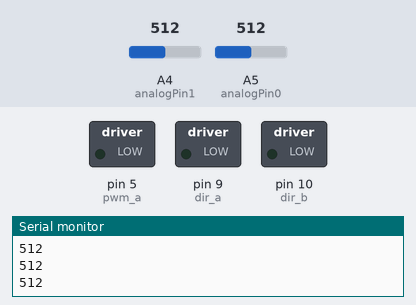
Bench run of a sketch on a simulated Arduino Uno, built with avr-gcc and run on an emulated ATmega328P. Shown: switched loads named in the sketch (green lamp = pin HIGH), the last lines printed to the serial monitor. The inputs (shaded band) are chosen by the test bench; at power-on: A4 (analogPin1) = 512, A5 (analogPin0) = 512.

Above: at 1.2 s.
1.3 s: A4 (analogPin1) set to 520
At 2.5 s:
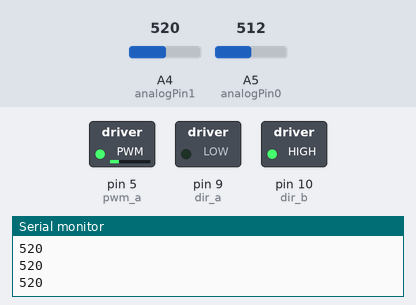
2.8 s: A5 (analogPin0) set to 528
At 3.8 s:
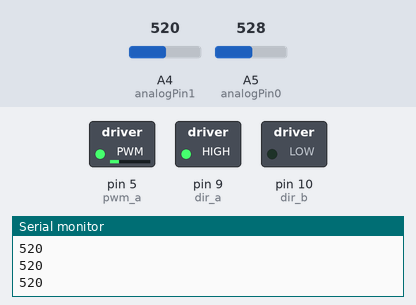
4.3 s: A4 (analogPin1) set to 511
At 4.9 s:
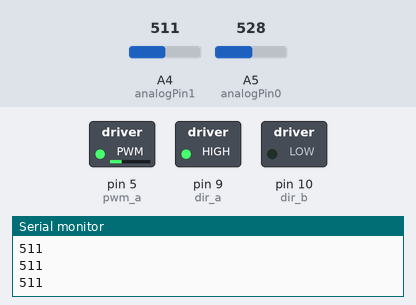
5.8 s: A5 (analogPin0) set to 511
At 6.1 s:
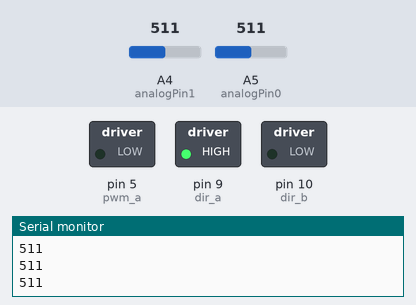
7.3 s: A4 (analogPin1) set to 306
At 8.4 s:
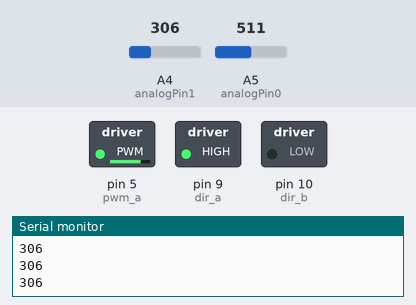
8.8 s: A5 (analogPin0) set to 122
At 9.6 s:
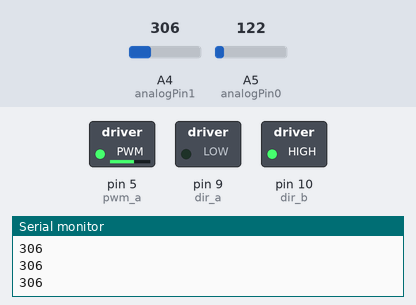
Timing chart, 0 to 11.3 s (numbered marks = the images above; inputs shaded):
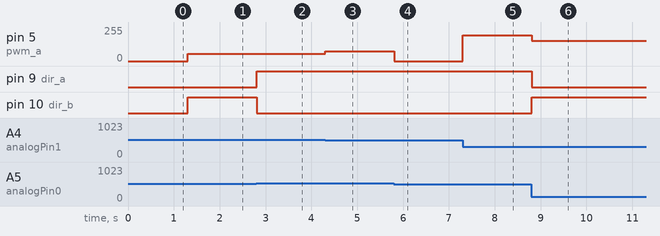

Measured:
- the behaviour switches between 519 and 520 on A4 (analogPin1) (found by bisection; images 0 and 1)
- the behaviour switches between 527 and 528 on A5 (analogPin0) (found by bisection; images 1 and 2)
- after the input at 1.3 s, pin 5 (pwm_a): 0/255 → 56/255 at once; pin 10 (dir_b): LOW → HIGH at once
- after the input at 2.8 s, pin 9 (dir_a): LOW → HIGH at once; pin 10 (dir_b): HIGH → LOW at once
- after the input at 4.3 s, pin 5 (pwm_a): 56/255 → 74/255 at once
- after the input at 5.8 s, pin 5 (pwm_a): 74/255 → 0/255 at once
- after the input at 7.3 s, pin 5 (pwm_a): 0/255 → 194/255 at once
- after the input at 8.8 s, pin 5 (pwm_a): 194/255 → 152/255 at once; pin 9 (dir_a): HIGH → LOW at once; pin 10 (dir_b): LOW → HIGH at once

The sketch:

slide_pot.ino
```cpp
int analogPin0 = 5;     // FeedbackVal
int analogPin1 = 4;     // ポテンショメータのワイプ(中央の端子)に

int FeedbackVal = 0;
int val1 = 0;

int pwm_a = 5;   //PWM control for motor outputs 1 and 2 is on digital pin 3
int dir_a = 9;  //direction control for motor outputs 1 and 2 is on digital pin 12
int dir_b = 10;  //direction control for motor outputs 1 and 2 is on digital pin 12

void setup()
{
    pinMode(dir_a, OUTPUT);
    pinMode(dir_b, OUTPUT);
    pinMode(pwm_a, OUTPUT);
    Serial.begin(9600);
}

void loop()
{
    FeedbackVal = analogRead(analogPin0);    // アナログピンを読み取る
    val1 = analogRead(analogPin1);    // アナログピンを読み取る
    //Serial.println(val1 - FeedbackVal);
    Serial.println(val1);
    if(val1 > FeedbackVal){
        int speed = val1 - FeedbackVal;
        if(speed > 7){
            digitalWrite(dir_a, LOW) ;
            digitalWrite(dir_b, HIGH) ;
            analogWrite(pwm_a, speed * 2 + 40);
        }
    }else if(val1 < FeedbackVal){
        int speed = FeedbackVal - val1;
        if(speed > 7){
            digitalWrite(dir_a, HIGH);
            digitalWrite(dir_b, LOW);
            analogWrite(pwm_a, speed * 2 + 40);
        }
    }else{
        analogWrite(pwm_a, 0);
    }
}
```
